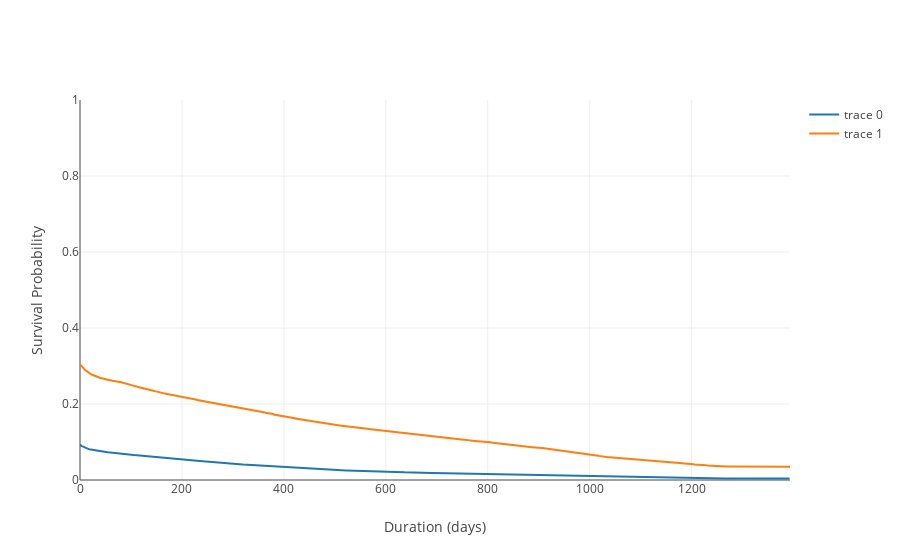

The notebook cell this image was saved under:
### Markdown cell above
Virtually any other survival curve will start with 100% survival rate because in clinical trials, etc. patients who are already deceased will not be enrolling in a study.  The same thing could be said for a survival curve of customers.  However, since we are dealing with Prospects, I think it is important to show how many are essentially non-responsive from the beginning.  In the case of this client, only around 13% of the selected prospects ever engaged with any marketing effort.  Or alternatively, 87% of prospects were dead on arrival.  (Remember that this group of prospects should be valid - i.e. they have an active company email, are in the targeted geography, etc.)

The other striking element of the above chart is the duration of engagement.  It looks as if, once engaged, prospects tend to stay engaged for a long period of time.  However, remember that, in this group, we included clients.  So, let's look at the chart that includes only those records that have not yet converted.

### Code cell
survProsp = survivorData[survivorData.account_type == 'Prospect']

T=survProsp['duration']
E=survProsp['observed']

kmf = KaplanMeierFitter()
survProspTable = kmf.fit(T,event_observed=E).survival_function_.reset_index()

survClient = survivorData[survivorData.account_type == 'Client']

T=survClient['duration']
E=survClient['observed']

kmf = KaplanMeierFitter()
survClientTable = kmf.fit(T,event_observed=E).survival_function_.reset_index()

traceProsp = go.Scatter(x=survProspTable['timeline'],y=survProspTable['KM_estimate'])
traceClient = go.Scatter(x=survClientTable['timeline'],y=survClientTable['KM_estimate'])

layout = go.Layout(yaxis={'range':[0,1],'showline':False,'title':'Survival Probability'},xaxis={'title':'Duration (days)'})
fig=go.Figure(data=[traceProsp,traceClient],layout=layout)
offline.iplot(fig)

### Figure 1 — Plotly figure (JSON) as saved in the notebook; plotly's stock layout.template omitted (floating-point values rounded to 4 significant figures; data arrays with more than 128 entries replaced by an {"elided": "..."} marker saying what was removed)
{"data": [{"type": "scatter", "uid": "c4551d57-5b6c-46b8-86e2-4b8b9f5d835d", "x": {"elided": "1137 int values"}, "y": {"elided": "1137 float values"}}, {"type": "scatter", "uid": "57f56103-9e8d-479e-b588-624dc4393418", "x": {"elided": "1160 int values"}, "y": {"elided": "1160 float values"}}], "layout": {"xaxis": {"title": {"text": "Duration (days)"}}, "yaxis": {"range": [0, 1], "showline": false, "title": {"text": "Survival Probability"}}}}
